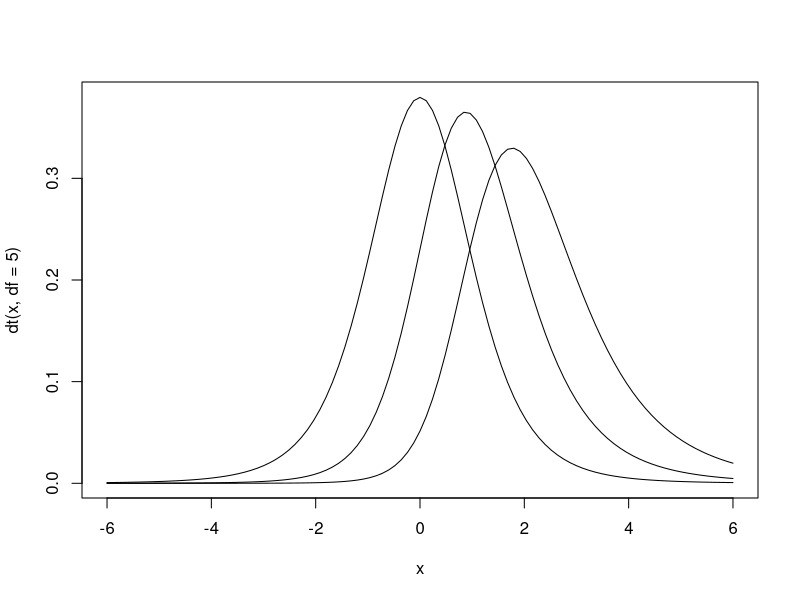

The R script that drew this image:
## noncentral t

curve(dt(x, df=5), from = -6, to=6)
curve(dt(x, df=5, ncp=1),  add=T)
curve(dt(x, df=5, ncp=2),  add=T)